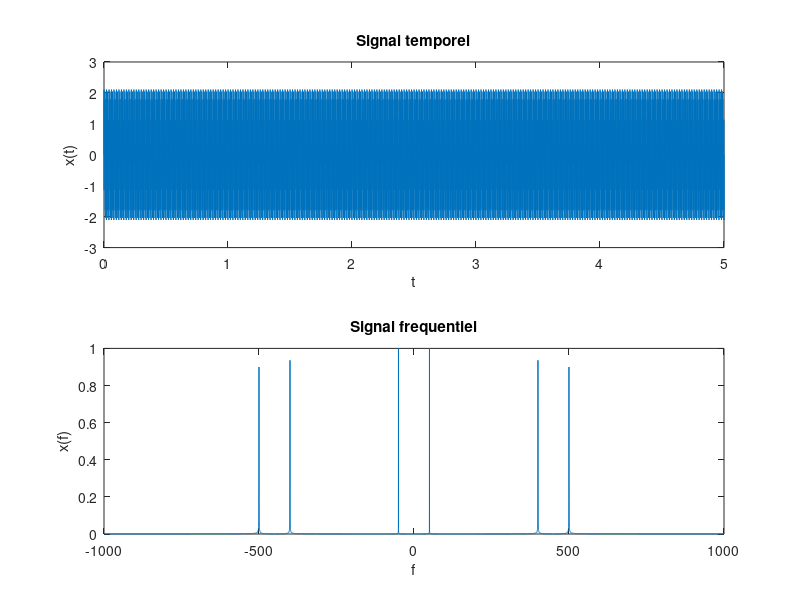

MATLAB code for this plot:
clear all
close all 
clc

Te=5e-4 ;
fe=1/Te;


t=0:Te:5;
N=length(t) ;

%Definition de la fonction xt 

subplot(2,1,1)
xt=sin(2*pi*500*t)+sin(2*pi*400*t)+sin(2*pi*50*t);
plot(t,xt)
title('Signal temporel');
xlabel('t')
ylabel('x(t)')

%la transforme de fourier apllique a xt
fshift = (-N/2:N/2-1)*(fe/N);
y = fft(xt);

subplot(2,1,2)
plot(fshift,fftshift(2*abs(y)/N));
title('Signal frequentiel');
xlabel('f')
ylabel('x(f)')

